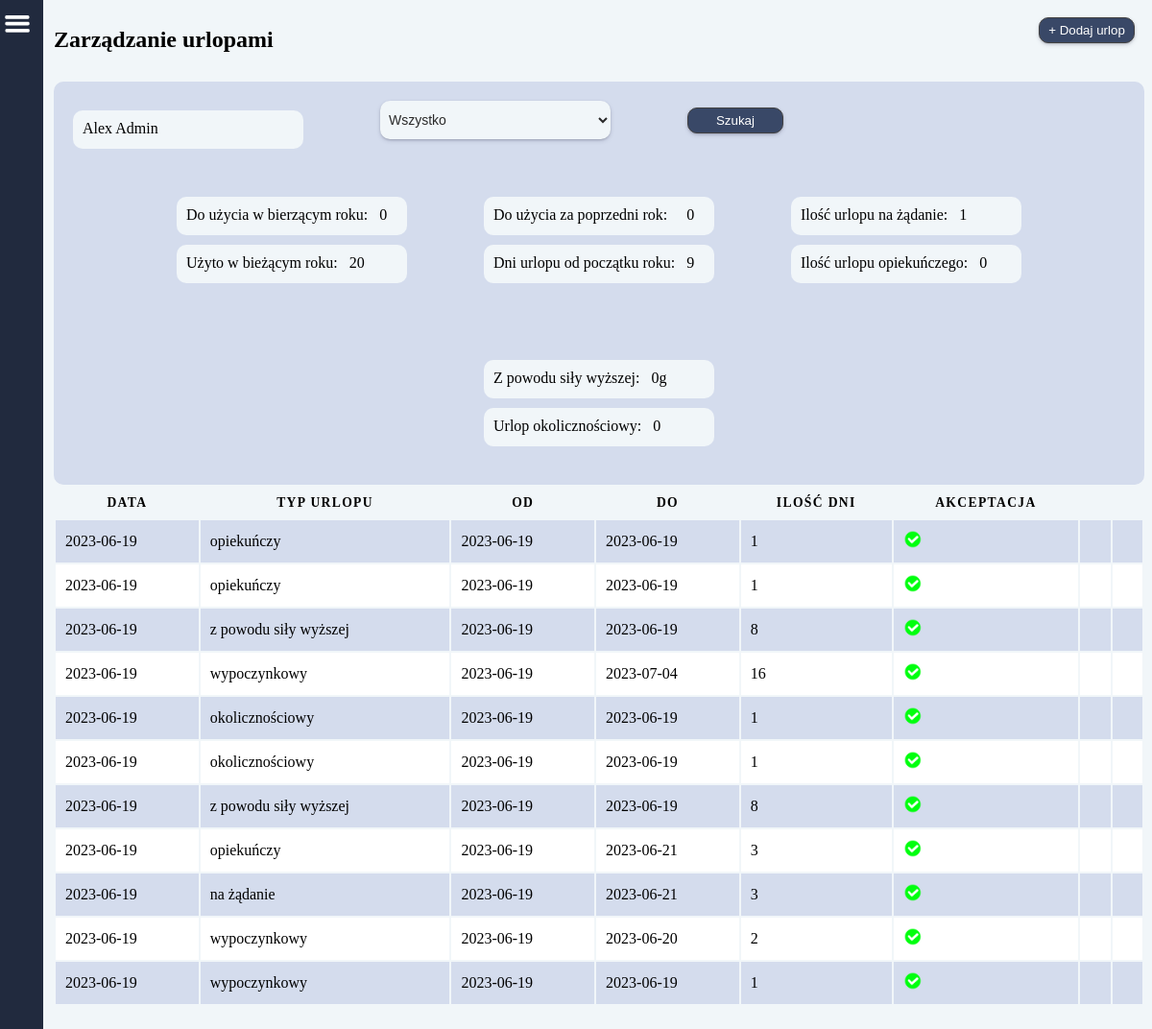
The page /vacations/ (signed in) on the database as committed earlier.
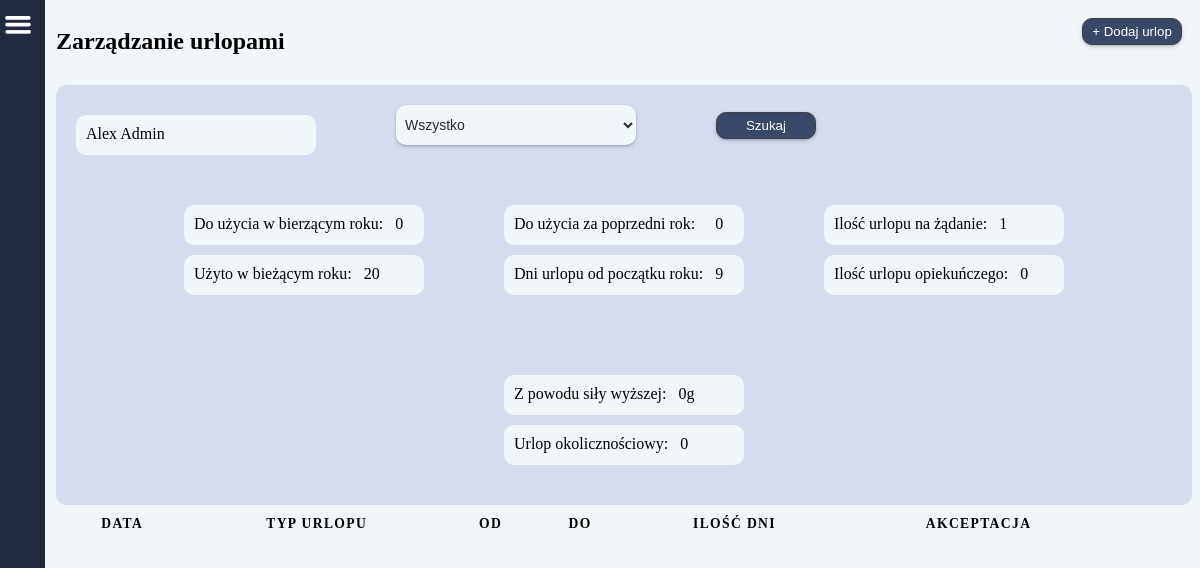
The same page on the database as committed later.
### users/models.py (models this page shows, shortened)
class CustomUser(AbstractBaseUser, PermissionsMixin):
    username = models.CharField(
        _('Użytkownik'),
        null=True,
        max_length= 255,
        )
    email = models.EmailField(_("email"), unique=True)
    fp_token = models.CharField(
        null=True,
        max_length=192,
        unique=True,
    )
    birthday = models.CharField(
        _('Data urodzenia'),
        null=True,
        max_length= 55,
        )
    birthplace = models.CharField(
        _('Miejsce urodzenia'),
        null=True,
        max_length= 255,
        )
    workplace = models.CharField(
        _('Miejsce pracy'),
        null=True,
        max_length= 255,
        )
    religion = models.CharField(
        _('Religia'),
        null=True,
        max_length= 255,
        )
    insurance_number = models.CharField(
        _('Numer ubezpieczenia'),
        null=True,
        max_length= 255,
        )
    tax_number = models.CharField(
        _('Numer podatkowy'),
        null=True,
        max_length= 255,
        )
    adress_pl = models.CharField(
        _('Adres w Polsce'),
        null=True,
        max_length= 255,
        )
    adress_de = models.CharField(
        _('Adres w Niemczech'),
        null=True,
        max_length= 255,
        )
    profession = models.CharField(
        _('Zawód'),
        null=True,
        max_length= 255,
        )
    position = models.CharField(
        _('Stanowisko (pracuje w)'),
        null=True,
        max_length= 255,
        )
    internal_tax_number = models.CharField(
        _('Wewnętrzny numer podatkowy'),
        null=True,
        max_length= 255,
        )
    nfz_name = models.CharField(
        _('NFZ - nazwa'),
        null=True,
        max_length= 255,
        )
    nfz_adress = models.CharField(
        _('NFZ - adres'),
        null=True,
        max_length= 255,
        )
    phone_number = models.CharField(
        _('Telefon'),
        null=True,
        max_length= 255,
        )
    bank = models.CharField(
        _('Nazwa banku'),
        null=True,
        max_length= 255,
        )
    bic_swift = models.CharField(
        _('BIC/SWIFT'),
        null=True,
        max_length= 255,
        )
    bank_account = models.CharField(
        _('Konto i właściciel'),
        null=True,
        max_length= 255,
        )
    health_insurance_de = models.CharField(
        _('Ubezpieczenie w Niemczech'),
        null=True,
        max_length= 255,
        )
    health_insurance_de_number = models.CharField(
        _('KK VersNr'),
        null=True,
        max_length= 255,
        )
    shoe_size = models.CharField(
        _('Rozmiar buta'),
        null=True,
        max_length= 255,
        )
    growth = models.CharField(
        _('Wzrost'),
        null=True,
        max_length= 255,
        )
    work_clothes = models.CharField(
        _('Ubranie robocze'),
        null=True,
        max_length= 255,
        )
    rights = models.CharField(
        _('Uprawnienia'),
        null=True,
        max_length= 255,
        )
    payment = models.FloatField(
        _('Stawka za godzinę'),
        default=0
    )
    vacations_days_quantity = models.IntegerField(
        _('Ilość przysługujących dni urlopu'),
        null=True,
    )
    vacations_days_quantity_de = models.IntegerField(
        _('Ilość przysługujących dni urlopu'),
        null=True,
    )
    vacacions_on_demand = models.IntegerField(
        _('Ilość dni urlopu na żądanie'),
        default=4,
    )
    cares_vacations = models.IntegerField(
        _('Ilość dni urlopu opiekuńczego'),
        default=5,
    )
    force_majeure_vacations = models.IntegerField(
        _('Ilość godzin urlopu z powodu siły wyższej'),
        default=16,
    )
    compassionate_vacations = models.IntegerField(
        _('Ilość dni urlopu okolicznościowego'),
        default=2,
    )
    last_year_vacations_days_quantity = models.IntegerField(
        _('Ilość przysługujących dni urlopu za zeszły rok'),
        null=True,
    )
    last_year_vacations_days_quantity_de = models.IntegerField(
        _('Ilość przysługujących dni urlopu za zeszły rok'),
        null=True,
    )
    days_to_use_in_current_year = models.IntegerField(
        _('Do użycia w bieżącym roku'),
        null=True,
    )
    days_to_use_in_current_year_de = models.IntegerField(
        _('Do użycia w bieżącym roku'),
        null=True,
    )
    is_staff = models.BooleanField(default=False)
    is_active = models.BooleanField(default=True)
    date_joined = models.DateTimeField(
        _('Data rejestracji'),
        default=timezone.now,
        )
    USERNAME_FIELD = "email"
    REQUIRED_FIELDS = []
    objects = CustomUserManager()
    def __str__(self):
        return self.username

### main/models.py (models this page shows, shortened)
class Vacations(models.Model):
    user = models.ForeignKey(
        CustomUser,
        on_delete=models.CASCADE,
        related_name='user'
        )
    year = models.CharField(
        default='0000',
        max_length=4,
        verbose_name='Rok',
    )
    date = models.CharField(
        default='00-00-0000',
        max_length=10,
        verbose_name='Data',
    )
    v_from = models.CharField(
        default='00-00-0000',
        max_length=10,
        verbose_name='Od',
    )
    v_to = models.CharField(
        default='00-00-0000',
        max_length=10,
        verbose_name='Do',
    )
    type = models.CharField(
        null=True,
        max_length=50,
        verbose_name='Typ urlopu',
    )
    actually_days_to_use = models.IntegerField(
        default=0,
        verbose_name='Faktyczny urlop według przepracowanych dni',
    )
    days_used_in_current_year = models.IntegerField(
        default=0,
        verbose_name='Użyto w bieżącym roku',
    )
    days_to_use_in_last_year = models.IntegerField(
        default=0,
        verbose_name='Do użycia w poprzednim roku',
    )
    days_used_in_last_year = models.IntegerField(
        default=0,
        verbose_name='Użyto w poprzednim roku',
    )
    days_planned = models.IntegerField(
        null=True,
        verbose_name='Zaplanowany urlop',
    )
    consideration = models.BooleanField(
        default=False,
        verbose_name='Rozpatrywanie',
    )
    accepted = models.BooleanField(
        default=False,
        verbose_name='Akceptacja',
    )

### main/views.py (the view, shortened to what this page needs)
# urls.py: path('vacations/', vacations, name='vacations'),
def vacations(request):
    user = request.user
    vacations = Vacations.objects.filter(user__id=user.id).order_by('-id')
    years_list = [vacation.v_from[:4] for vacation in vacations] ## must be set, not list !!!
    today = date.today()
    start_of_year = date(today.year, 1, 1)
    days_since_start = (today - start_of_year).days
    days_to_use = user.vacations_days_quantity / 365 * days_since_start
    actually_days_to_use = round(days_to_use)
    today = date.today()
    first_day_of_the_year = date(today.year, 1, 1)
    context = {
        'vacations': vacations,
        'actually_days_to_use': actually_days_to_use,
        'years_list': years_list,
        'days_used_in_current_year': user.vacations_days_quantity - user.days_to_use_in_current_year,
        'last_year_vacations_used_days_quantity': user.vacations_days_quantity - user.last_year_vacations_days_quantity
    }
    return render(request, 'vacations.html', context)

### main/templates/vacations.html (shortened to what this page needs)
{% extends 'base.html' %}
{% load static %}
    {% block content %}
        <div class="container">
            <div class="vacations_top_cont">
                <h2>Zarządzanie urlopami</h2>
                <button class="btn"><a class="btn-title" href="{% url 'addVacation' %}">+ Dodaj urlop</a></button>
            </div>
            <div class="vacations_grafic_container">
                <div class="vacations_mini_cont">
                    <p>{{ request.user }}</p>
                    <form method="POST">
                        <select name="year" class="vacations_input">
                            <option value="">Wszystko</option>
                        </select>
                        <button class="btn" type="submit">
                            <span class="btn-title">Szukaj</span>
                        </button>
                    </form>
                </div>
                <div class="vacations_mini_cont">
                    <div>
                        <p>Do użycia w bierzącym roku: &nbsp; {{ request.user.days_to_use_in_current_year }}</p>
                        <p>Użyto w bieżącym roku: &nbsp; {{ days_used_in_current_year }}</p>
                    </div>
                    <div>
                        <p>Do użycia za poprzedni rok: &nbsp; &nbsp; {{ request.user.last_year_vacations_days_quantity }}</p>
                        <p>Dni urlopu od początku roku: &nbsp; {{ actually_days_to_use }}</p>
                    </div>
                    <div>
                        <p>Ilość urlopu na żądanie: &nbsp; {{ request.user.vacacions_on_demand }} </p>
                        <p>Ilość urlopu opiekuńczego: &nbsp; {{ request.user.cares_vacations }} </p>
                    </div>
                    <div>
                        <p>Z powodu siły wyższej: &nbsp; {{ request.user.force_majeure_vacations }}g </p>
                        <p>Urlop okolicznościowy: &nbsp; {{ request.user.compassionate_vacations }} </p>
                    </div>
                </div>
            </div>
            <table>
                <thead>
                    <tr>
                        <th>Data</th>
                        <th>Typ urlopu</th>
                        <th>Od</th>
                        <th>Do</th>
                        <th>Ilość dni</th>
                        <th>Akceptacja</th>
                        <th></th>
                        <th></th>
                    </tr>
                </thead>
                {% for v in vacations %}
                    <tr>
                        <td data-label="Data">{{ v.date }}</td>
                        <td data-label="Typ urlopu">{{ v.type }}</td>
                        <td data-label="Od">{{ v.v_from }}</td>
                        <td data-label="Do">{{ v.v_to }}</td>
                        <td data-label="Ilość dni">{{ v.days_planned }}</td>
                        {% if  v.accepted is True %}
                            <td data-label="Akceptacja">
                                <img src="{% static 'images/accept.png' %}" width="20" height="20">
                            </td>
                            <td></td>
                            <td></td>
                        {% elif v.accepted is False %}
                            <td data-label="Akceptacja">
                                <img src="{% static 'images/close.png' %}" width="20" height="20">
                            </td>
                            <td></td>
                            <td></td>
                        {% endif %}
                    </tr>
                {% endfor %}
            </table>
        </div>
    {% endblock %}

### templates/base.html (shortened to what this page needs)
{% load static %}
<!DOCTYPE html>
<html lang="en">
<head>
    <link rel="stylesheet" href="{% static 'css/base.css' %}">
    <link rel="stylesheet" href="{% static 'css/login.css' %}">
    <link rel="stylesheet" href="{% static 'css/user_work.css' %}">
    <link rel="stylesheet" href="{% static 'css/create_work_object.css' %}">
    <link rel="stylesheet" href="{% static 'css/work_object.css' %}">
    <link rel="stylesheet" href="{% static 'css/vacations.css' %}">
    <link rel="stylesheet" href="{% static 'css/add_vacation.css' %}">
</head>
<body>
    <div class="base">
        {% include 'header.html' %}
        {% block content %}{% endblock %}
    </div>
</body>
</html>

### templates/header.html (shortened to what this page needs)
{% load static %}
<!DOCTYPE html>
<html lang="en">
<head>
</head>
<body>
    <div id="header-container">
        <img
            src="{% static 'images/menu.png' %}"
            id="toggle_menu"
            width="30" height="30"
            onclick="toggleMenu()"
        >
        <div class="block"><a href="">Logo</a></div>
        {% if request.user.is_authenticated %}
            <div class="block"><a>Witaj, {{ request.user.username }}</a></div>
        {% endif %}
        <div class="block">
            <ul class="navbar">
                <li class="nav-el"><a href="{% url 'user' request.user.pk %}">PROFIL</a></li>
                <li class="nav-el"><a href="{% url 'home' %}">HOME</a></li>
                <li class="nav-el"><a href="{% url 'work_objects' %}">MIEJSCA PRACY</a></li>
                <li class="nav-el"><a href="{% url 'all_users' %}">PRACOWNICY</a></li>
                {% if request.user.is_superuser %}
                    <li class="dropdown nav-el"><a href="#" onclick="toggleDropdown(event)">URLOPY</a>
                    </li>
                {% else %}
                    <li class="nav-el"><a href="{% url 'vacations' %}">URLOPY</a></li>
                {% endif %}
                <li class="nav-el" id="raports"><a href="{% url 'raports' %}">RAPORTY</a></li>
            </ul>
        </div>
        <div class="block">
        </div>
    </div>
</body>
</html>

### static/css/base.css (style rules this page uses)
:root { --btn-bg-color: #394867; --border: 1px solid #434242; --main-bg-color: #F1F6F9; --header-bg-color: #212A3E; --input-bg-color: #d4dced; --text-color: white; --height: 120vh; --width: 100vw; }
.base { background-color: var(--main-bg-color); }
.container { display: flex; flex-direction: column; margin-left: 4vw; padding: 8px; height: 100vh; overflow: scroll; }
#toggle_menu { position: fixed; top: 10px; left: 3px; }
#header-container { position: fixed; top: 0; left: -155px; width: 200px; height: var(--height); background-color: var(--header-bg-color); }
table tr { border: 1px solid #ddd; padding: .35em; }
table th, table td { padding: .625em; }
table th { font-size: .85em; letter-spacing: .1em; text-transform: uppercase; }
.block { width: 200px; padding: 15px; gap: 10px; }
.nav-el { gap: 10px; padding: 15px; cursor: pointer; }
select { background-color: var(--input-bg-color); color: #2a2a2a; border-radius: 5px; border: transparent; width: 200px; height: 30px; font-size: 14px; padding-left: 5px; cursor: pointer; box-shadow: rgba(50, 50, 93, 0.25) 0px 2px 5px -1px, rgba(0, 0, 0, 0.3) 0px 1px 3px -1px; }
.btn { padding: 5px; margin: 10px; background-color: var(--btn-bg-color); border: var(--border); border-radius: 10px; cursor: pointer; width: 100px; box-shadow: rgba(50, 50, 93, 0.25) 0px 2px 5px -1px, rgba(0, 0, 0, 0.3) 0px 1px 3px -1px; }
a { color: var(--text-color); text-decoration: none; }
li { list-style: none; }
.btn-title { color: var(--text-color); text-decoration: none; text-align: center; }

### static/css/login.css (style rules this page uses)
* { margin: 0; padding: 0; }

### static/css/vacations.css (style rules this page uses)
h2 { margin-top: 20px; }
.vacations_top_cont { display: flex; flex-direction: row; justify-content: space-between; }
.vacations_grafic_container { display: flex; flex-wrap: wrap; margin-top: 30px; width: 93vw; height: auto; background-color: var(--input-bg-color); padding: 10px; border-radius: 10px; }
.vacations_mini_cont { display: flex; align-items: center; justify-content: center; flex-wrap: wrap; gap: 5vw; margin-bottom: 20px; }
.vacations_mini_cont form { display: flex; align-items: center; justify-content: center; flex-wrap: wrap; gap: 5vw; margin-bottom: 20px; }
.vacations_grafic_container p { background-color: var(--main-bg-color); width: 220px; height: 20px; padding: 10px; margin: 10px; border-radius: 10px; }
.vacations_input { background-color: var(--main-bg-color); color: #2a2a2a; border-radius: 10px; border: transparent; width: 240px; height: 40px; font-size: 14px; margin: 10px; cursor: pointer; box-shadow: rgba(50, 50, 93, 0.25) 0px 2px 5px -1px, rgba(0, 0, 0, 0.3) 0px 1px 3px -1px; }

### static/css/add_vacation.css (style rules this page uses)
h2 { margin-top: 20px; }

Rows that differ between the two databases and show on the page:
removed Vacations: date "2023-06-19", type "opiekuńczy", v_from "2023-06-19", v_to "2023-06-19", days_planned "1", accepted True (drawn)
removed Vacations: date "2023-06-19", type "opiekuńczy", v_from "2023-06-19", v_to "2023-06-19", days_planned "1", accepted True (drawn)
removed Vacations: date "2023-06-19", type "z powodu siły wyższej", v_from "2023-06-19", v_to "2023-06-19", days_planned "8", accepted True (drawn)
removed Vacations: date "2023-06-19", type "wypoczynkowy", v_from "2023-06-19", v_to "2023-07-04", days_planned "16", accepted True (drawn)
removed Vacations: date "2023-06-19", type "okolicznościowy", v_from "2023-06-19", v_to "2023-06-19", days_planned "1", accepted True (drawn)
removed Vacations: date "2023-06-19", type "okolicznościowy", v_from "2023-06-19", v_to "2023-06-19", days_planned "1", accepted True (drawn)
removed Vacations: date "2023-06-19", type "z powodu siły wyższej", v_from "2023-06-19", v_to "2023-06-19", days_planned "8", accepted True (drawn)
removed Vacations: date "2023-06-19", type "opiekuńczy", v_from "2023-06-19", v_to "2023-06-21", days_planned "3", accepted True (drawn)
removed Vacations: date "2023-06-19", type "na żądanie", v_from "2023-06-19", v_to "2023-06-21", days_planned "3", accepted True (drawn)
removed Vacations: date "2023-06-19", type "wypoczynkowy", v_from "2023-06-19", v_to "2023-06-20", days_planned "2", accepted True (drawn)
removed Vacations: date "2023-06-19", type "wypoczynkowy", v_from "2023-06-19", v_to "2023-06-19", days_planned "1", accepted True (drawn)
